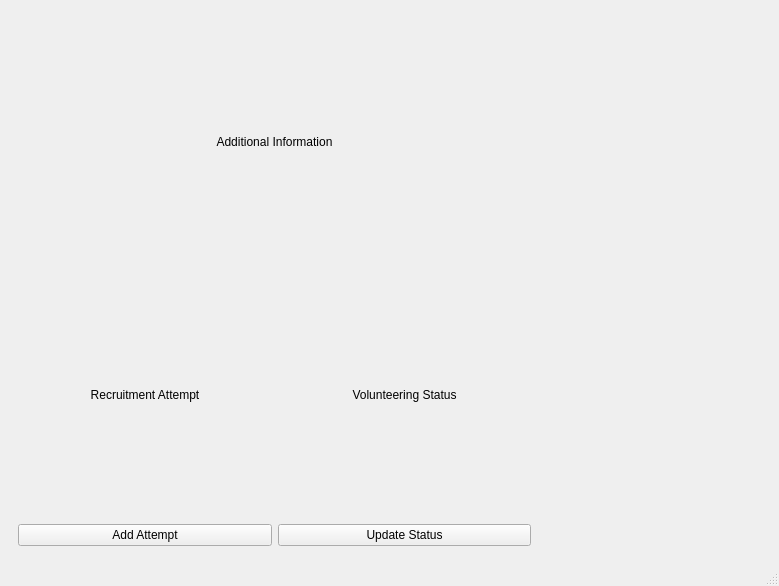
<?xml version="1.0" encoding="UTF-8"?>
<ui version="4.0">
 <class>additionalInformation</class>
 <widget class="QMainWindow" name="additionalInformation">
  <property name="geometry">
   <rect>
    <x>0</x>
    <y>0</y>
    <width>779</width>
    <height>586</height>
   </rect>
  </property>
  <property name="windowTitle">
   <string>additionalInformation</string>
  </property>
  <widget class="QWidget" name="centralwidget">
   <layout class="QFormLayout" name="formLayout">
    <item row="0" column="0">
     <widget class="QStackedWidget" name="stackedWidget">
      <widget class="QWidget" name="page_3">
       <layout class="QGridLayout" name="gridLayout_3">
        <item row="0" column="0">
         <layout class="QVBoxLayout" name="verticalLayout">
          <item>
           <widget class="QLabel" name="addInfo">
            <property name="text">
             <string>Additional Information</string>
            </property>
            <property name="alignment">
             <set>Qt::AlignCenter</set>
            </property>
           </widget>
          </item>
          <item>
           <layout class="QHBoxLayout" name="horizontalLayout_2">
            <item>
             <widget class="QLabel" name="recAttempt">
              <property name="text">
               <string>Recruitment Attempt</string>
              </property>
              <property name="alignment">
               <set>Qt::AlignCenter</set>
              </property>
             </widget>
            </item>
            <item>
             <widget class="QLabel" name="volStat">
              <property name="text">
               <string>Volunteering Status</string>
              </property>
              <property name="alignment">
               <set>Qt::AlignCenter</set>
              </property>
             </widget>
            </item>
           </layout>
          </item>
          <item>
           <layout class="QHBoxLayout" name="horizontalLayout">
            <item>
             <widget class="QPushButton" name="addAttemptBut">
              <property name="text">
               <string>Add Attempt</string>
              </property>
             </widget>
            </item>
            <item>
             <widget class="QPushButton" name="updateStatusBut">
              <property name="text">
               <string>Update Status</string>
              </property>
             </widget>
            </item>
           </layout>
          </item>
         </layout>
        </item>
       </layout>
      </widget>
      <widget class="QWidget" name="addRecAttempt">
       <layout class="QGridLayout" name="gridLayout">
        <item row="0" column="0">
         <layout class="QVBoxLayout" name="verticalLayout_4">
          <item>
           <widget class="QLabel" name="ftofContactLab">
            <property name="text">
             <string>Friend To Friend Contacts</string>
            </property>
            <property name="alignment">
             <set>Qt::AlignCenter</set>
            </property>
           </widget>
          </item>
          <item>
           <widget class="QListWidget" name="ftofContacts"/>
          </item>
          <item>
           <layout class="QHBoxLayout" name="horizontalLayout_4">
            <item>
             <widget class="QLabel" name="date">
              <property name="text">
               <string>Date (mm/dd/yyyy)</string>
              </property>
             </widget>
            </item>
            <item>
             <widget class="QSpinBox" name="month">
              <property name="minimum">
               <number>1</number>
              </property>
              <property name="maximum">
               <number>12</number>
              </property>
             </widget>
            </item>
            <item>
             <widget class="QSpinBox" name="day">
              <property name="minimum">
               <number>1</number>
              </property>
              <property name="maximum">
               <number>31</number>
              </property>
             </widget>
            </item>
            <item>
             <widget class="QSpinBox" name="year">
              <property name="minimum">
               <number>2020</number>
              </property>
              <property name="maximum">
               <number>2050</number>
              </property>
             </widget>
            </item>
           </layout>
          </item>
          <item>
           <layout class="QHBoxLayout" name="horizontalLayout_5">
            <item>
             <widget class="QLabel" name="label">
              <property name="text">
               <string>Was This a Success? (Did the contact volunteer after attempt?)</string>
              </property>
             </widget>
            </item>
            <item>
             <widget class="QCheckBox" name="yesBox">
              <property name="text">
               <string>Yes</string>
              </property>
              <attribute name="buttonGroup">
               <string notr="true">buttonGroup</string>
              </attribute>
             </widget>
            </item>
            <item>
             <widget class="QCheckBox" name="noBox">
              <property name="text">
               <string>No</string>
              </property>
              <property name="tristate">
               <bool>false</bool>
              </property>
              <attribute name="buttonGroup">
               <string notr="true">buttonGroup</string>
              </attribute>
             </widget>
            </item>
            <item>
             <widget class="QCheckBox" name="notSureBox">
              <property name="text">
               <string>Not Sure</string>
              </property>
              <attribute name="buttonGroup">
               <string notr="true">buttonGroup</string>
              </attribute>
             </widget>
            </item>
           </layout>
          </item>
          <item>
           <layout class="QHBoxLayout" name="horizontalLayout_6">
            <item>
             <widget class="QLabel" name="label_2">
              <property name="text">
               <string>Length of Attempt (How long did you communicate with the contact?)</string>
              </property>
             </widget>
            </item>
            <item>
             <widget class="QSpinBox" name="hrSpin"/>
            </item>
            <item>
             <widget class="QLabel" name="label_3">
              <property name="text">
               <string>hr</string>
              </property>
             </widget>
            </item>
            <item>
             <widget class="QSpinBox" name="minSpin"/>
            </item>
            <item>
             <widget class="QLabel" name="label_4">
              <property name="text">
               <string>min</string>
              </property>
             </widget>
            </item>
           </layout>
          </item>
          <item>
           <layout class="QVBoxLayout" name="verticalLayout_3">
            <item>
             <widget class="QLabel" name="label_5">
              <property name="text">
               <string>Response (if any)</string>
              </property>
             </widget>
            </item>
            <item>
             <widget class="QTextEdit" name="resText"/>
            </item>
           </layout>
          </item>
          <item>
           <layout class="QHBoxLayout" name="horizontalLayout_7">
            <item>
             <widget class="QLabel" name="label_6">
              <property name="text">
               <string>Additional Inforamtion</string>
              </property>
             </widget>
            </item>
            <item>
             <widget class="QLineEdit" name="addInfoLine"/>
            </item>
           </layout>
          </item>
          <item>
           <widget class="QPushButton" name="addAttemptBut_2">
            <property name="text">
             <string>Add Recruitment Attempt</string>
            </property>
           </widget>
          </item>
          <item>
           <widget class="QPushButton" name="return1">
            <property name="text">
             <string>Return to Main</string>
            </property>
           </widget>
          </item>
         </layout>
        </item>
       </layout>
      </widget>
      <widget class="QWidget" name="volStatus">
       <layout class="QGridLayout" name="gridLayout_4">
        <item row="0" column="0">
         <layout class="QVBoxLayout" name="verticalLayout_2">
          <item>
           <widget class="QLabel" name="volStatLab">
            <property name="text">
             <string>Volunteering Status</string>
            </property>
            <property name="alignment">
             <set>Qt::AlignCenter</set>
            </property>
           </widget>
          </item>
          <item>
           <widget class="QListWidget" name="allContacts"/>
          </item>
          <item>
           <layout class="QHBoxLayout" name="horizontalLayout_3">
            <item>
             <widget class="QLabel" name="stat">
              <property name="text">
               <string>Status</string>
              </property>
             </widget>
            </item>
            <item>
             <widget class="QPushButton" name="activeBut">
              <property name="text">
               <string>Active</string>
              </property>
             </widget>
            </item>
            <item>
             <widget class="QPushButton" name="notActiveBut">
              <property name="text">
               <string>Not Active</string>
              </property>
             </widget>
            </item>
           </layout>
          </item>
          <item>
           <widget class="QPushButton" name="return2">
            <property name="text">
             <string>Return to Main</string>
            </property>
           </widget>
          </item>
         </layout>
        </item>
       </layout>
      </widget>
     </widget>
    </item>
   </layout>
  </widget>
  <widget class="QMenuBar" name="menubar">
   <property name="geometry">
    <rect>
     <x>0</x>
     <y>0</y>
     <width>779</width>
     <height>19</height>
    </rect>
   </property>
  </widget>
  <widget class="QStatusBar" name="statusbar"/>
 </widget>
 <resources/>
 <connections/>
 <buttongroups>
  <buttongroup name="buttonGroup"/>
 </buttongroups>
</ui>
